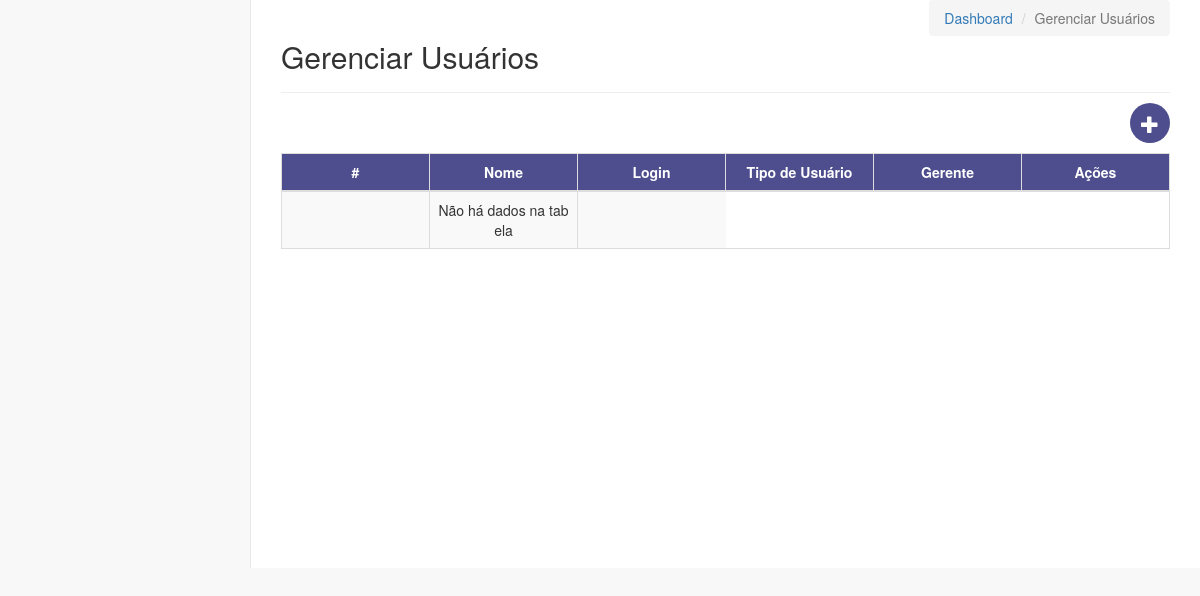
/view/admin/usuarios/listar.php, run on an earlier commit of the app's database.
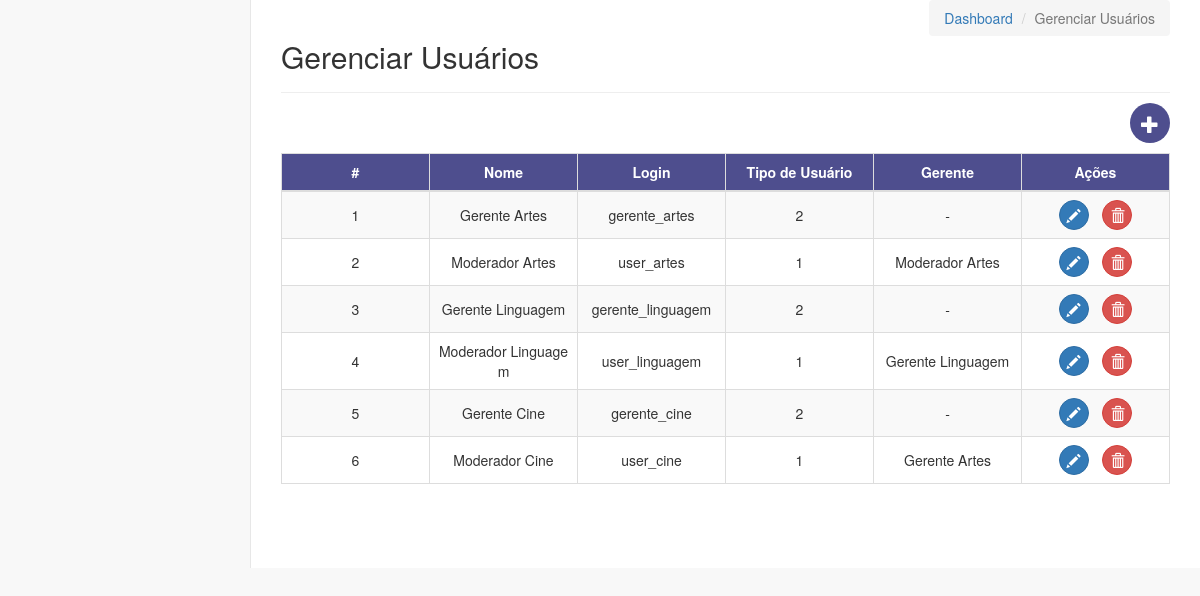
And on a later commit of the database.
### tables this page shows
CREATE TABLE IF NOT EXISTS `usuario_fundacao` (
  `id_usuario` INT NOT NULL AUTO_INCREMENT,
  `nome_usuario` VARCHAR(45) NOT NULL,
  `login` VARCHAR(45) NOT NULL,
  `senha` VARCHAR(45) NOT NULL,
  `tipo_usuario` INT NOT NULL COMMENT '1 = Moderador;\n2 = Gerente;',
  `id_gerente` INT NULL COMMENT 'Caso o usuário seja moderador, ele terá que \"depender\" de um gerente, portanto será relacionado o moderador com o id_gerente.',
  PRIMARY KEY (`id_usuario`));

### includes/uriFormater.php (called while the page is built)
<?php
  $project = explode('/', $_SERVER['REQUEST_URI'])[1] . '/';
  $project = '/'.$project;

### database/dbConexao.php (called while the page is built)
<?php
function conectar()
{
  try {
    $conexao = new PDO('mysql:host=localhost;dbname=db_fcp;charset=utf8', 'root', 'root');
    return $conexao;
  } catch (PDOException $erro) {
    echo "Falha na conexao! : " . $erro;
    return false;
  }
}

### database/dbUsuario.php (called while the page is built, shortened)
<?php
class dbUsuario
{
  private $conn;
  function __construct()
  {
    require 'dbConexao.php';
    $this->conn = conectar();
  }
  public function listarTodosUsuarios()
  {
    $query = "SELECT * FROM usuario_fundacao";
    $stmt = $this->conn->query($query);
    $result = $stmt->fetchAll(PDO::FETCH_ASSOC);
    if ($result != null && $result != false) {
      return $result;
    } else {
      return false;
    }
  }
  public function listarNomeGerente($idUsuario)
  {
    $query = "SELECT nome_usuario FROM usuario_fundacao WHERE id_usuario = {$idUsuario}";
    $stmt = $this->conn->query($query);
    $result = $stmt->fetchAll(PDO::FETCH_ASSOC);
    if ($result != null && $result != false) {
      return $result;
    } else {
      return false;
    }
  }
}

### view/admin/usuarios/listar.php (the view, shortened to what this page needs)
<?php
include_once '../../../database/dbUsuario.php';
$user = new dbUsuario();
?>
<?php include_once "../../../includes/header.php"; ?>
<link rel="stylesheet" href="<?php echo $project; ?>vendor/datatables/css/jquery.dataTables.min.css">
<link rel="stylesheet" href="<?php echo $project; ?>vendor/datatables-plugins/dataTables.bootstrap.css">
<body>
<div id="wrapper">
  <div id="page-wrapper">
    <div class="row">
      <div class="col-lg-12">
        <div class="pull-right breadcumberbach">
          <ol class="breadcrumb">
            <li><a href="<?php echo $project; ?>view/admin/dash.php">Dashboard</a></li>
            <li class="active">Gerenciar Usuários</li>
          </ol>
        </div>
        <div class="page-header">
          <h2>Gerenciar Usuários</h2>
        </div>
      </div>
    </div>
    <button
      style="margin:-10 0 10 0;text-decoration:none;border:none;border-radius:50%;width:40;height:40;padding:0;background-color: #4e4e8e;"
      id="cadastrar" data-toggle="modal" data-target="#cadastroModal"
      type="button" class="btn btn-lg btn-primary pull-right">
      <i class="glyphicon glyphicon-plus" data-toggle="tooltip" data-placement="top" title="Adicionar"></i>
    </button>
    <div class="row midlle-content">
      <div class="col-lg-12">
        <div class="table-responsive">
          <table id="tabela" class="table table-striped table-bordered table-hover" cellspacing="0">
            <thead>
            <tr>
              <th style="background-color:#4e4e8e;text-align:center;color:white;vertical-align:middle">#</th>
              <th style="background-color:#4e4e8e;text-align:center;color:white;vertical-align:middle">Nome</th>
              <th style="background-color:#4e4e8e;text-align:center;color:white;vertical-align:middle">Login</th>
              <th style="background-color:#4e4e8e;text-align:center;color:white;vertical-align:middle">Tipo de Usuário</th>
              <th style="background-color:#4e4e8e;text-align:center;color:white;vertical-align:middle">Gerente</th>
              <th style="background-color:#4e4e8e;text-align:center;color:white;vertical-align:middle">Ações</th>
            </tr>
            </thead>
            <tbody>
            <?php if ($user->listarTodosUsuarios() != null || $user->listarTodosUsuarios() != false) {
              foreach ($user->listarTodosUsuarios() as $data) { ?>
                <tr>
                  <td style="text-align:center;width:50;vertical-align:middle"><?php echo $data['id_usuario'] ?></td>
                  <td style="text-align:center;width:100;vertical-align:middle"><?php echo $data['nome_usuario'] ?></td>
                  <td style="text-align:center;width:100;vertical-align:middle"><?php echo $data['login'] ?></td>
                  <td style="text-align:center;width:100;vertical-align:middle"><?php echo $data['tipo_usuario'] ?></td>
                  <?php $nome = $user->listarNomeGerente($data['id_gerente']);
                  if($nome){ ?>
                  <td style="text-align:center;width:100;vertical-align:middle"><?php echo $nome[0]['nome_usuario'] ?></td>
                  <?php } else { ?>
                  <td style="text-align:center;width:100;vertical-align:middle">-</td>
                  <?php } ?>
                  <td style="text-align:center;width:100;vertical-align:middle">
                    <button type="button" class="btn btn-primary alterar"
                            style="width:30;height:30;border-radius:50%;padding:0;margin-right: 10px"
                            data-toggle="modal" data-target="#alteracaoModal">
                      <i class="glyphicon glyphicon-pencil" data-toggle="tooltip" data-placement="top" title="Editar"></i>
                    </button>
                    <button type="button" class="btn btn-danger remover" style="width:30;height:30;border-radius:50%;padding:0"
                            data-toggle="modal" data-target="#remocaoModal">
                      <i class="glyphicon glyphicon-trash" data-toggle="tooltip" data-placement="top" title="Remover"></i>
                    </button>
                  </td>
                </tr>
                <?php
              }
            } else {
              echo '<tr><td/><td align="center">Não há dados na tabela</td><td/></tr>';
            } ?>
            </tbody>
          </table>
        </div>
      </div>
    </div>
  </div>
  <?php include "modalUsuario.php"; ?>
</body>
</html>

### includes/header.php (shortened to what this page needs)
<?php
include "uriFormater.php";
?>
<head>
  <link href="<?php echo $project; ?>vendor/bootstrap/css/bootstrap.min.css" rel="stylesheet" type="text/css">
  <link href="<?php echo $project; ?>vendor/metisMenu/metisMenu.min.css" rel="stylesheet" type="text/css">
  <link href="<?php echo $project; ?>dist/css/sb-admin-2.css" rel="stylesheet" type="text/css">
  <link href="<?php echo $project; ?>vendor/morrisjs/morris.css" rel="stylesheet" type="text/css">
  <link href="<?php echo $project; ?>vendor/font-awesome/css/font-awesome.min.css" rel="stylesheet" type="text/css">
  <link rel="stylesheet" href="https://cdnjs.cloudflare.com/ajax/libs/jquery-datetimepicker/2.5.4/build/jquery.datetimepicker.min.css" />
</head>

### view/admin/usuarios/modalUsuario.php (shortened to what this page needs)
</div>

### includes/header.php (style rules this page uses)
html, body { max-width: 100%; overflow-x: hidden; }
@media screen and (min-width: 200px) { div.pull-right.breadcumberbach { margin: -40 0 0 0 !important; } }
@media screen and (min-width: 200px) { .midlle-content { margin-top: 40 !important } }
@media screen and (min-width: 768px) { div.pull-right.breadcumberbach { margin: -40 0 0 0 !important; } }
@media screen and (min-width: 768px) { .midlle-content { margin-top: 40 !important } }
@media screen and (min-width: 992px) { div.pull-right.breadcumberbach { margin: 0 !important; } }
@media screen and (min-width: 992px) { .midlle-content { margin-top: 0 !important } }
td { word-break:break-all; width: 100px !important; font-size: 14; }
th { width: 100px !important; font-size: 14; }

### view/admin/usuarios/listar.php (style rules this page uses)
#cadastrar { float: right; }

What changed in the data, as far as the page shows it:
added usuario_fundacao: id_usuario "1", nome_usuario "Gerente Artes", login "gerente_artes", tipo_usuario "2"
added usuario_fundacao: id_usuario "2", nome_usuario "Moderador Artes", login "user_artes", tipo_usuario "1"
added usuario_fundacao: id_usuario "3", nome_usuario "Gerente Linguagem", login "gerente_linguagem", tipo_usuario "2"
added usuario_fundacao: id_usuario "4", nome_usuario "Moderador Linguagem", login "user_linguagem", tipo_usuario "1", usuario_fundacao.nome_usuario "Gerente Linguagem"
added usuario_fundacao: id_usuario "5", nome_usuario "Gerente Cine", login "gerente_cine", tipo_usuario "2"
added usuario_fundacao: id_usuario "6", nome_usuario "Moderador Cine", login "user_cine", tipo_usuario "1", usuario_fundacao.nome_usuario "Gerente Artes"
Also different on the page:
text no longer shown: "Não há dados na tabela"
